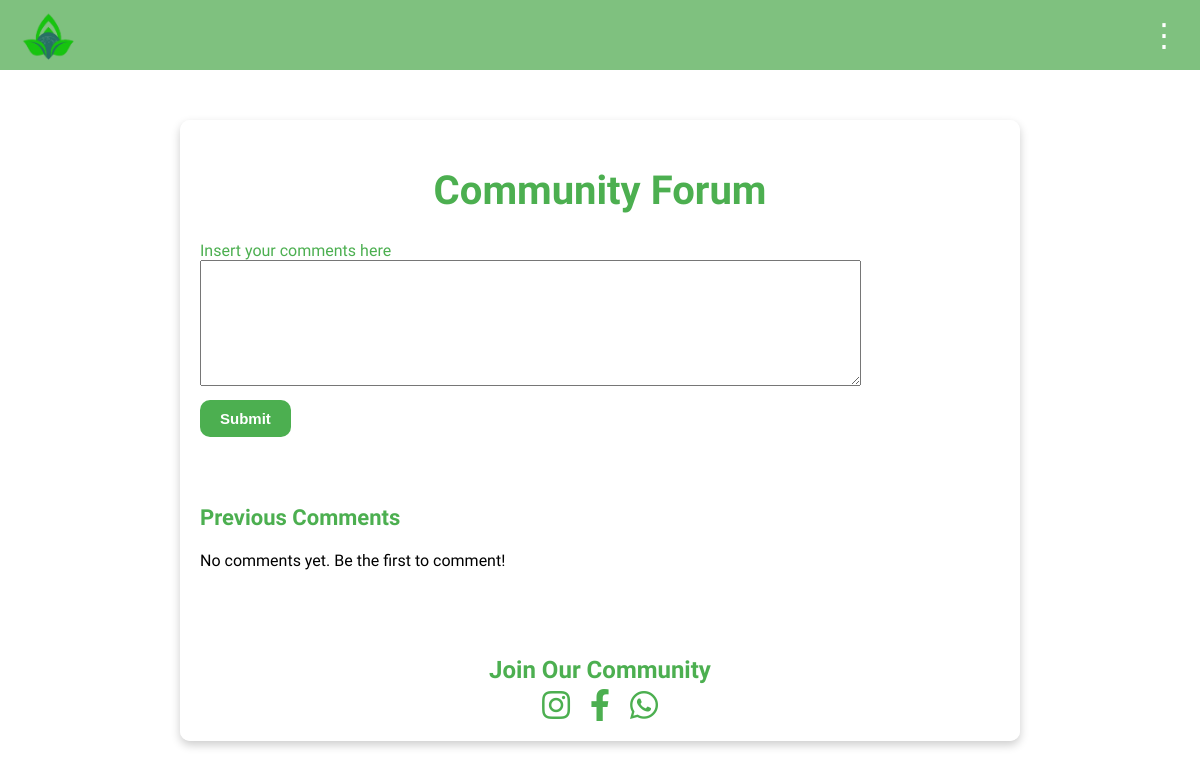
Page /forumpage.php (signed in) on the earlier database version.
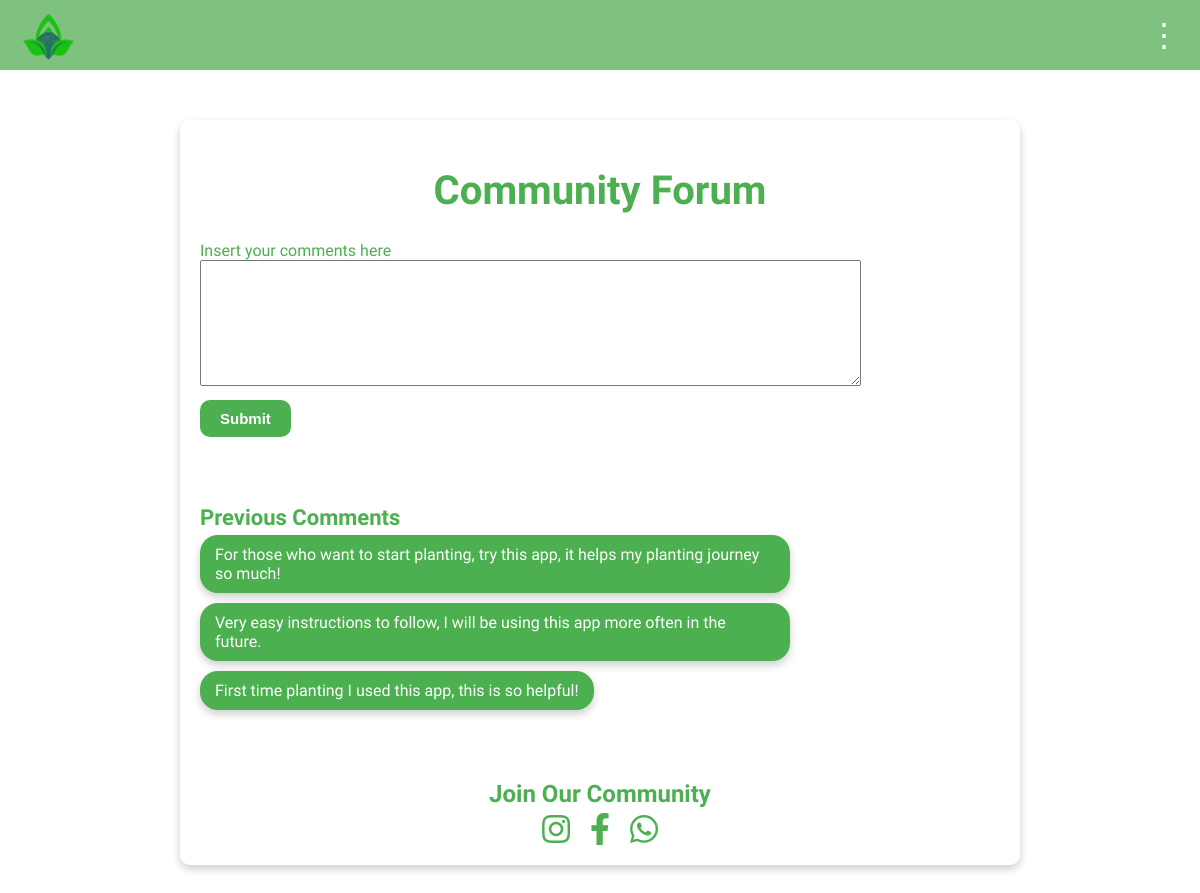
Same page on the later database version.
### tables this page shows
CREATE TABLE `comments` (
  `id` int(11) NOT NULL,
  `user_id` int(11) NOT NULL,
  `comment` text NOT NULL,
  `created_at` timestamp NOT NULL DEFAULT current_timestamp()
);

### forumpage.php (the view, shortened to what this page needs)
<?php
$conn = new mysqli('localhost', 'root', '', 'plant_with_us');
$comments = $conn->query("SELECT * FROM comments ORDER BY created_at DESC");
?>
<!DOCTYPE html>
<html lang="en">
<head>
    <link rel="stylesheet" href="https://cdnjs.cloudflare.com/ajax/libs/font-awesome/5.15.3/css/all.min.css">
</head>
<body>
    <header>
        <img src="logo.png" alt="Plant With Us Logo">
        <div class="menu" onclick="toggleDropdown()">&#8942;</div>
    </header>
    <div class="container">
        <main>
            <h1>Community Forum</h1>
            <form method="post">
                <label for="comment" style="color: #4CAF50;">Insert your comments here</label><br>
                <textarea id="comment" name="comment" rows="8" cols="80"></textarea><br><br>
                <input type="submit" value="Submit" style="background-color: #4CAF50; color: white; border: none; padding: 10px 20px; border-radius: 10px; cursor: pointer; margin-top: -10px; margin-bottom: 50px; font-size: 15px; font-weight: bold;">
            </form>
            <div>
                <h2>Previous Comments</h2>
                <div class="chat-bubble-container">
                    <?php
                    if ($comments->num_rows > 0) {
                        while ($row = $comments->fetch_assoc()) {
                            echo "<div class='chat-bubble user'>" . htmlspecialchars($row['comment']) . "</div>";
                        }
                    } else {
                        echo "<p>No comments yet. Be the first to comment!</p>";
                    }
                    ?>
                </div>
            </div>
            <p style="text-align: center; font-size: 1.5rem; color: #4caf50;font-weight: bold; margin-top: 70px; margin-bottom: -25px">Join Our Community</p>
        <div class="social-icons">
            <a href="https://www.instagram.com" target="_blank" class="fab fa-instagram"></a>
            <a href="https://www.facebook.com" target="_blank" class="fab fa-facebook-f"></a>
            <a href="https://wa.me/yourphonenumber" target="_blank" class="fab fa-whatsapp"></a>
        </div>
    </main>
    </div>
</body>
</html>

### forumpage.php (style rules this page uses)
body { font-family: 'Parkinsans', sans-serif; margin: 0; padding: 0; background-image: url('backall.png'); background-size: cover; background-position: center; color: white; }
header { background-color: #7fc17f; display: flex; justify-content: space-between; align-items: center; padding: 10px 20px; position: sticky; top: 0; z-index: 10; }
header img { height: 50px; }
header .menu { font-size: 2rem; cursor: pointer; display: block; }
.container { background-color: rgba(255, 255, 255, 0.9); color: black; padding: 20px; border-radius: 10px; max-width: 800px; margin: 50px auto; box-shadow: 0 4px 10px rgba(0, 0, 0, 0.2); }
h1 { color: #4CAF50; text-align: center; font-size: 40px; }
h2 { color: #4CAF50; text-align: left; font-size: 22px; }
.chat-bubble-container { display: flex; flex-direction: column; gap: 10px; margin-top: -13px; }
.chat-bubble { padding: 10px 15px; border-radius: 18px; max-width: 70%; word-wrap: break-word; box-shadow: 0 4px 8px rgba(0, 0, 0, 0.2); font-size: 1rem; }
.chat-bubble.user { background-color: #4caf50; color: white; align-self: flex-start; }
.social-icons { display: flex; justify-content: center; gap: 20px; margin-top: 30px; }
.social-icons a { color: #4CAF50; font-size: 2rem; text-decoration: none; transition: color 0.3s ease; }

Differences in the rows shown:
added comments: comment "For those who want to start planting, try this app, it helps my planting journey so much!"
added comments: comment "Very easy instructions to follow, I will be using this app more often in the future."
added comments: comment "First time planting I used this app, this is so helpful!"
Other differences:
text no longer shown: "No comments yet. Be the first to comment!"
